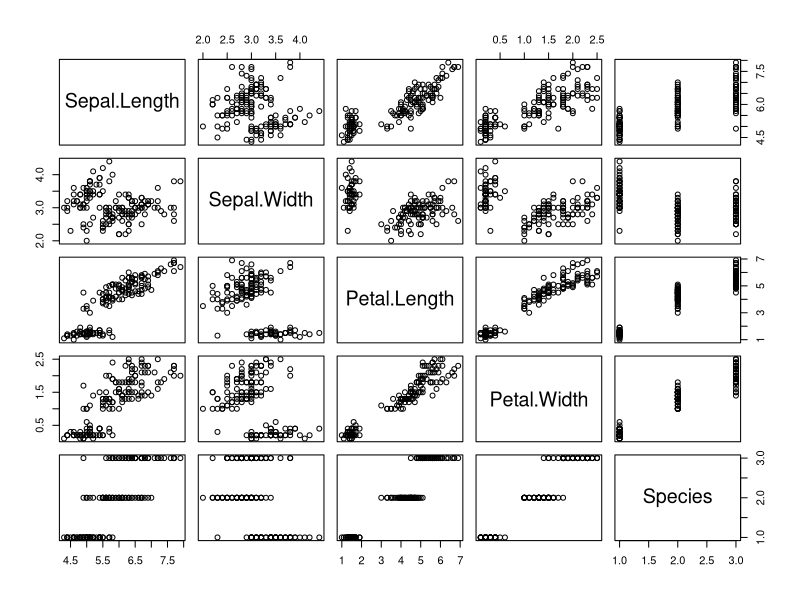
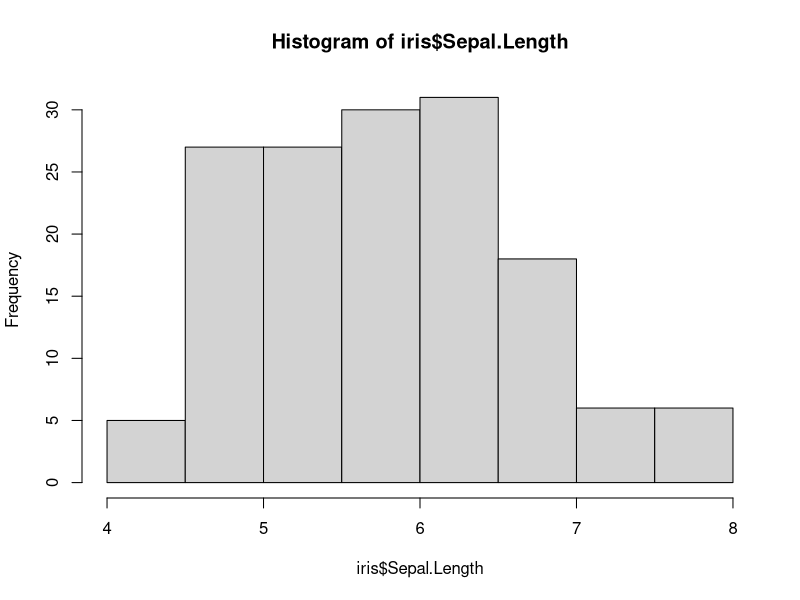
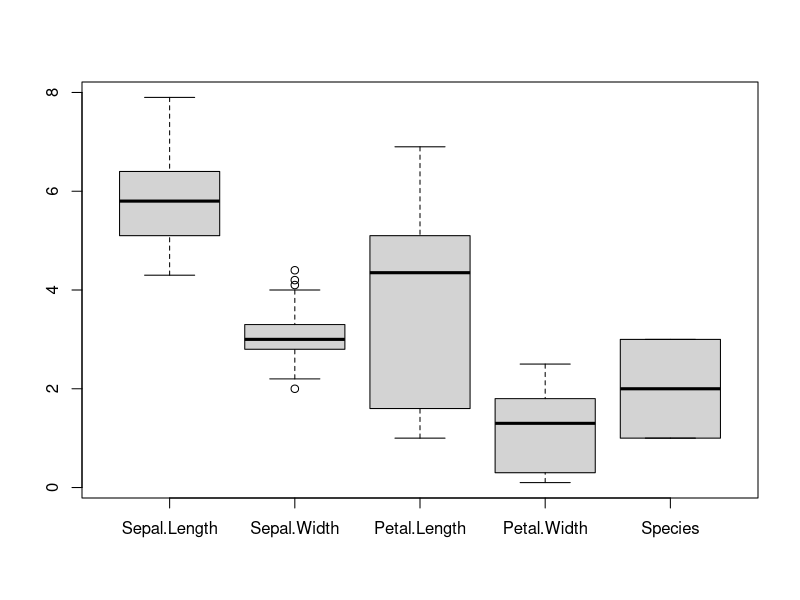
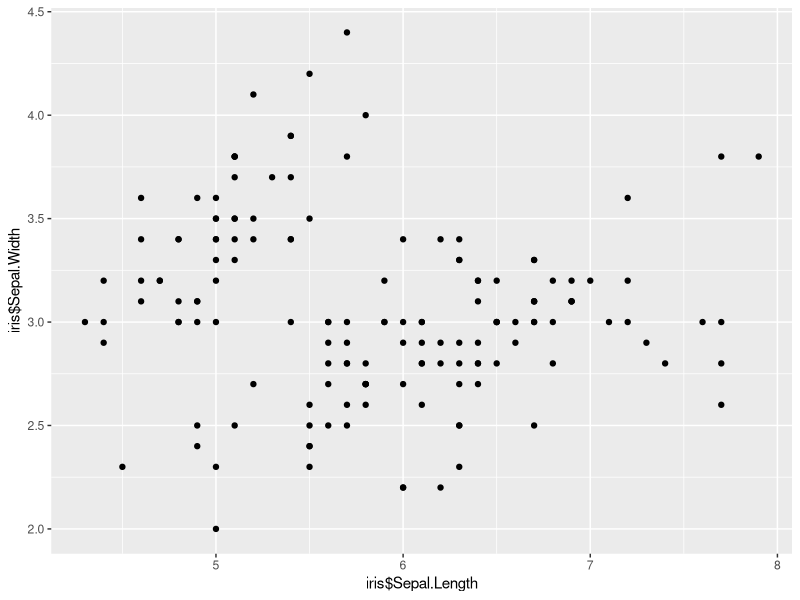
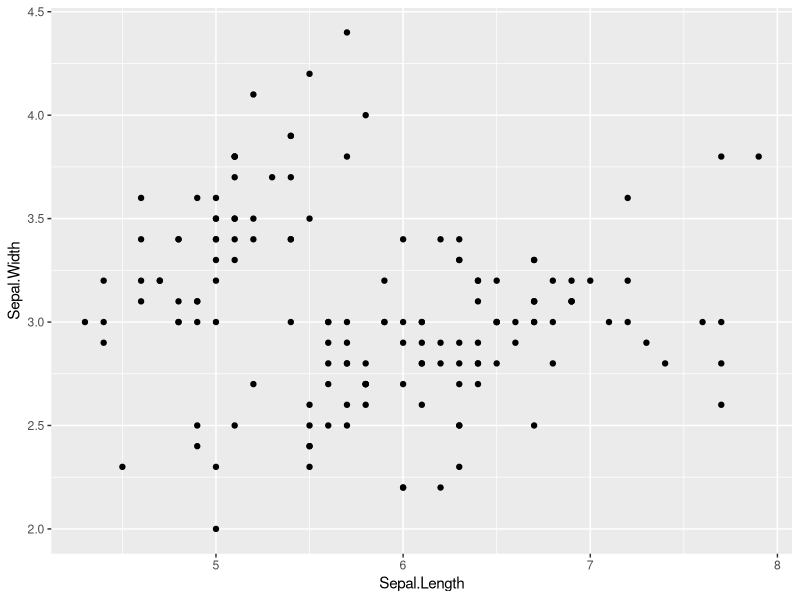
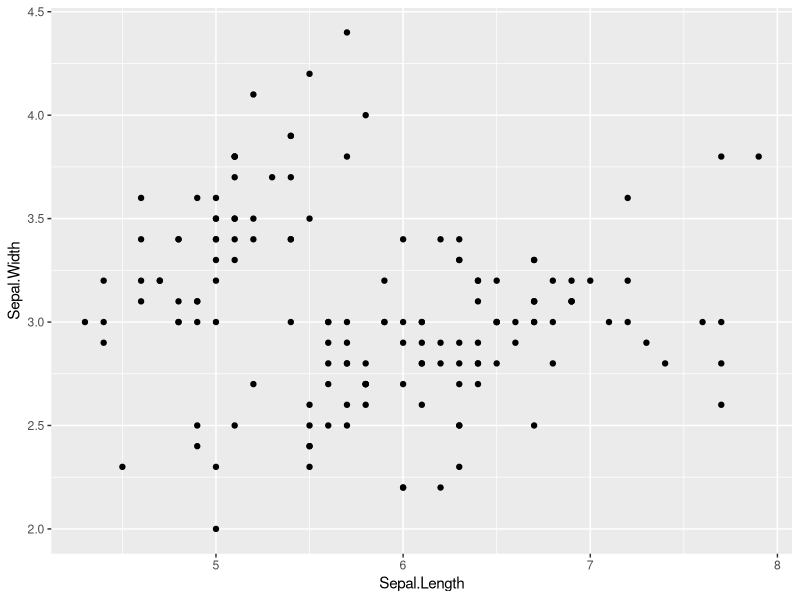
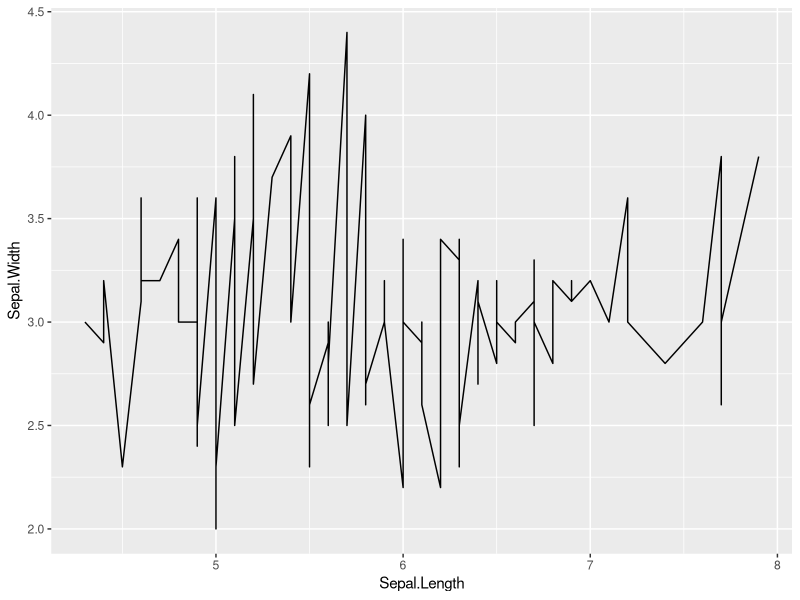
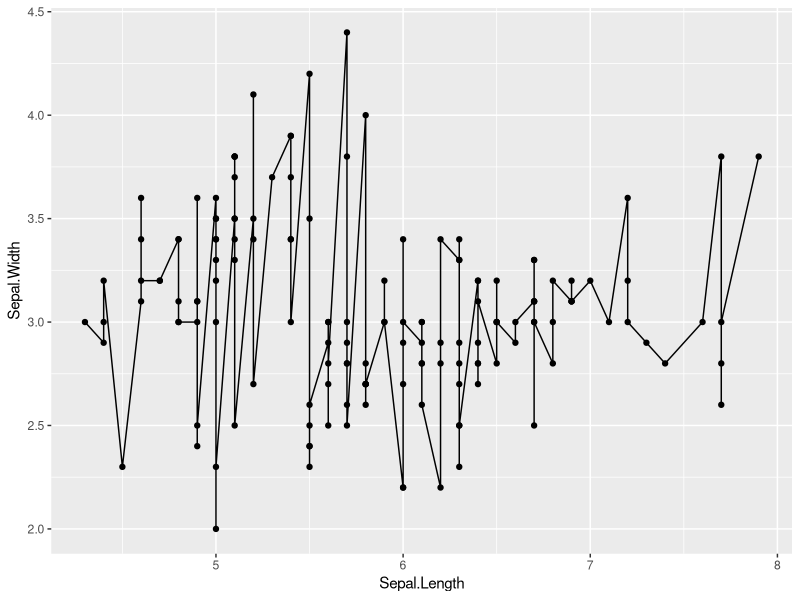

These figures' R source, in order:
## ---- chunk 1
library("knitr")
library("knitr")
opts_chunk$set(tidy=TRUE, tidy.opts=list(blank=FALSE, width.cutoff=80),cache=TRUE)
## ---- chunk 2
# Load the Iris data
data(iris)
plot(iris)
## ---- chunk 3
hist(iris$Sepal.Length)
## ---- chunk 4
boxplot(iris)
## ---- chunk 5
# Load library
library(ggplot2)
# Using the variables directly
qplot(iris$Sepal.Length,iris$Sepal.Width)
## ---- chunk 6
# Can also use a dataframe
qplot(Sepal.Length, Sepal.Width, data=iris)
## ---- chunk 7
# Points
qplot(Sepal.Length, Sepal.Width, data=iris, geom="point")
## ---- chunk 8
# line
qplot(Sepal.Length, Sepal.Width, data=iris, geom="line")
## ---- chunk 9
# Points and line
qplot(Sepal.Length, Sepal.Width, data=iris, geom=c("line","point"))
## ---- chunk 10
# Points and line
qplot(x=Species, y=Sepal.Length, data=iris, geom=c("boxplot","point"))
## ---- chunk 11
# Points and line
qplot(x=Species, y=Sepal.Length, data=iris, geom=c("boxplot","jitter"), color=Sepal.Width)
## ---- chunk 12
# Points and line
qplot(x=Sepal.Width, y=Sepal.Length, data=iris, geom=c("point","smooth"), color=Species, size=Petal.Width, method="lm")
## ---- chunk 13
# Points and line
qplot(x=Sepal.Width, y=Sepal.Length, data=iris, geom=c("point","smooth"), color=Species, size=Petal.Width, method="lm", facets=~Species)
## ---- chunk 14
# Points and line
qplot(x=Sepal.Width, y=Sepal.Length, data=iris, geom=c("point","smooth"), color=Species, size=Petal.Width, method="lm", facets= Species~.)
## ---- chunk 15
# We first load the library
library(reshape2)
# Only display the first few lines
head(iris)
## ---- chunk 16
# We first need to add a column to keep track of the flower
iris$flower_id <- rownames(iris)
# Default options
iris_melted <- melt(iris)
head(iris_melted)
## ---- chunk 17
# We first split that variable to get the columns we need
split_variable <- strsplit(as.character(iris_melted$variable),split="\\.")
# Create two new variables
iris_melted$flower_part <- sapply(split_variable, "[", 1)
iris_melted$measurement_type <- sapply(split_variable, "[", 2)
# Remove the one we don't need anymore
iris_melted$variable <- NULL
head(iris_melted)
## ---- chunk 18
iris_cast <- dcast(iris_melted, formula=flower_id+Species+flower_part~measurement_type)
head(iris_cast)
## ---- chunk 19
# We can now facet by Species and Petal/Sepal
qplot(x=Width, y=Length, data=iris_cast, geom=c("point","smooth"), color=Species, method="lm", facets= flower_part~Species)
## ---- chunk 20
ggplot(data=iris_cast, aes(x=Width, y=Length))+ # Add points and use free scales in the facet
  geom_point()+facet_grid(Species~flower_part, scale="free")+
  # Add a regression line
  geom_smooth(method="lm")+
  # Use the black/white theme and increase the font size
  theme_bw(base_size=24)
## ---- chunk 21
my_plot <- ggplot(data=iris_cast, aes(x=Width, y=Length, shape=flower_part, color=flower_part))+
  # Add points
  geom_point()+facet_grid(~Species)+ geom_smooth(method="lm")
my_plot
## ---- chunk 22
library(ggthemes)
my_plot+theme_excel(base_size=24)
## ---- chunk 23
my_plot+theme_wsj(base_size=18)
## ---- chunk 24
my_plot+
  # Polar coordinate!
  coord_polar()+
  theme(legend.background=element_rect(fill = "pink"), text=element_text(size=24))
